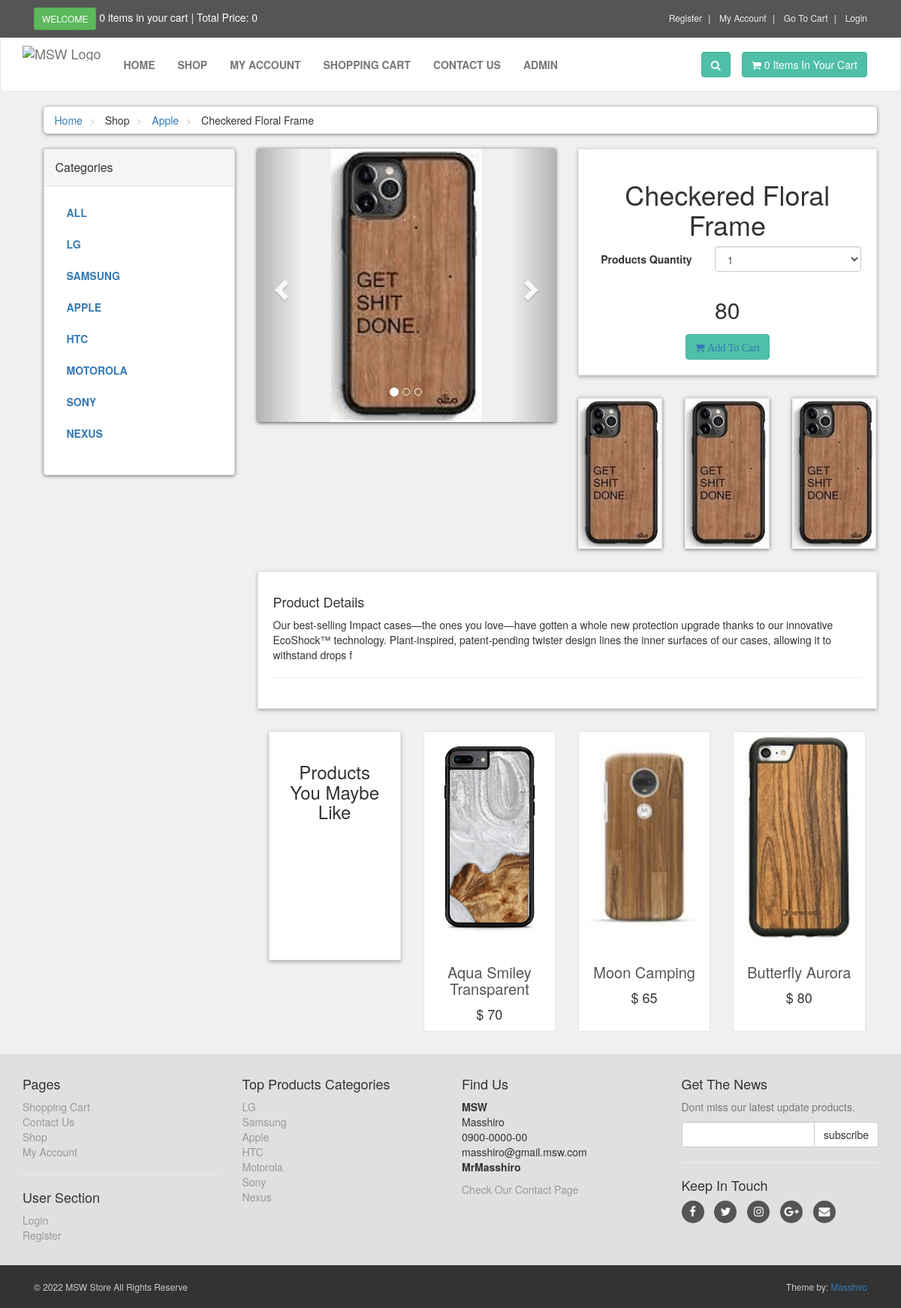
Screenshot of /customer_page/details.php?pro_id=P001 with the database file from the repository.
### tables this page shows
create table category(
categoryID int auto_increment primary key,
categoryName varchar(30) not null unique,
descriptions text
);

create table product(
productID varchar(30),
productName varchar(50) not null,
productPrice int not null default(1),
productImage varchar(255) null,
productDetail varchar(255) null,
categoryID int not null,
primary key (productID),
constraint FK_ProductCategory foreign key(categoryID) 
references category(categoryID)
on delete cascade 
on update cascade

);

### customer_page/details.php (the view, shortened to what this page needs)
<?php
include("includes/header.php");
?>
<div id="content">
    <div class="container">
        <div class="col-md-12">
            <ul class="breadcrumb">
                <li>
                    <a href="index.php">Home</a>
                </li>
                <li>
                    Shop
                </li>
                <li>
                    <a href="shop.php?p_cat=<?php echo $row_cat['categoryID']?>">
                        <?php echo $row_cat['categoryName'];?>
                    </a>
                </li>
                <li>
                    <?php echo $row_product['productName'];?>
                </li>
            </ul>
        </div>
        <div class="col-md-3">
            <?php
    include("includes/sidebar.php");
    ?>
        </div>
        <div class="col-md-9">
            <div id="productMain" class="row">
                <div class="col-sm-6">
                    <div id="mainImage">
                        <div id="myCarousel" class="carousel slide" data-ride="carousel">
                            <ol class="carousel-indicators">
                                <li data-target="#myCarousel" data-slide-to="0" class="active"></li>
                                <li data-target="#myCarousel" data-slide-to="1"></li>
                                <li data-target="#myCarousel" data-slide-to="2"></li>
                            </ol>
                            <div class="carousel-inner">
                                <div class="item active ">
                                    <center><img class="img-responsive "
                                            src="../image/products/<?=$row_product['productImage']?>" alt="Product 3-a">
                                    </center>
                                </div>
                            </div>
                            <a href="#myCarousel" class="left carousel-control" data-slide="prev">
                                <span class="glyphicon glyphicon-chevron-left"></span>
                            </a>
                            <a href="#myCarousel" class="right carousel-control" data-slide="next">
                                <span class="glyphicon glyphicon-chevron-right"></span>
                            </a>
                        </div>
                    </div>
                </div>
                <div class="col-sm-6">
                    <div class="box">
                        <form action="cart.php?act=add_cart&pro_id=<?php echo $row_product['productID']?>"
                            class="form-horizontal" method="POST">
                            <h1 class="text-center">
                                <?php echo $row_product['productName']; ?>
                            </h1>
                            <div class="form-group">
                                <label for="" class="col-md-5 control-label">Products Quantity</label>
                                <div class="col-md-7">
                                    <select name="count" id="" class="form-control">
                                        <option value="1">1</option>
                                    </select>
                                </div>
                            </div>
                            <p class=" price">
                                <?php echo $row_product['productPrice'] ;?>
                            </p>
                            <button type='submit' value='buyproduct' name='addtocart'
                                class='btn btn-primary d-block mx-auto' style='display:block; margin:auto;'>
                                <a href='cart.php'>
                                    <i class='fa fa-shopping-cart'>
                                        Add To Cart
                                    </i>
                                </a>
                            </button>
                        </form>
                    </div>
                    <div class="row" id="thumbs">
                        <div class="col-xs-4 ">
                            <a href="#" class="thumb">
                                <img src="../image/products/<?=$row_product['productImage']?>" alt="product 1"
                                    class="img-responsive">
                            </a>
                        </div>
                        <div class="col-xs-4 ">
                            <a href="#" class="thumb">
                                <img src="../image/products/<?=$row_product['productImage']?>" alt="product 2"
                                    class="img-responsive">
                            </a>
                        </div>
                        <div class="col-xs-4 ">
                            <a href="#" class="thumb">
                                <img src="../image/products/<?=$row_product['productImage']?>" alt="product 4"
                                    class="img-responsive">
                            </a>
                        </div>
                    </div>
                </div>
            </div>
            <div class="box" id="details">
                <h4>Product Details</h4>
                <p>
                    <?php echo $row_product['productDetail'];?>
                </p>
                <hr>
            </div>
            <div id="row same-heigh-row">
                <div class="col-md-3 col-sm-6">
                    <div class="box same-height headline">
                        <h3 class="text-center">Products You Maybe Like</h3>
                    </div>
                </div>
                <?php
                $sql_ran_product = "select * from product order by rand() limit 0,3 ";
                $stmt_ran_product = $conn->prepare($sql_ran_product);
                $stmt_ran_product->execute();
                while($row_ran_product = $stmt_ran_product->fetch()){
                    $name = $row_ran_product['productName'];
                    $id = $row_ran_product["productID"];
                    $price =$row_ran_product['productPrice'];
                    $img = $row_ran_product['productImage'];
                    echo "
                        <div class='col-md-3 col-sm-6 center-responsive'>
                            <div class='product same-height'>
                                <a href='details.php?pro_id=$id'>
                                    <img class='img-responsive' src='../image/products/$img' alt='Product 6'>
                                </a>
                                <div class='text'>
                                    <h3><a href='details.php?pro_id=$id'> $name </a></h3>
                                    <p class='price'> $ $price  </p>
            </div>
        </div>
    </div>
    ";
    }
    ?>
            </div>
        </div>
    </div>
</div>
<?php
    include("includes/footer.php");
    ?>
</body>
</html>

### customer_page/includes/sidebar.php
<?php
require_once("db.php");
?>
<?php
    $sql = 'select * from category';
    $stmt = $conn->prepare($sql);
    $stmt->execute();
?>
<div class="panel panel-default sidebar-menu">
    <div class="panel-heading">
        <h3 class="panel-title">Categories</h3>
    </div>
    <div class="panel-body">
        <ul class="nav nav-pills nav-stacked category-menu">
            <li><a href="shop.php">All</a></li>
            <?php while($row = $stmt->fetch()){ ?>
            <li><a href=" shop.php?p_cat=<?=$row['categoryID']?>">
                    <?=$row['categoryName'] ?>
                </a></li>
            <?php }?>
        </ul>
    </div>
</div>

### customer_page/includes/footer.php (shortened to what this page needs)
<?php
require_once("db.php");
?>
<?php
$sql = 'select * from category';
$stmt = $conn->prepare($sql);
$stmt->execute();
?>
<div id="footer">
    <div class="container">
        <div class="row">
            <div class="col-sm-6 col-md-3">
                <h4>Pages</h4>
                <ul>
                    <li><a href="cart.php">Shopping Cart</a></li>
                    <li><a href="contact.php">Contact Us</a></li>
                    <li><a href="shop.php">Shop</a></li>
                    <li><a href="customer/my_account.php">My Account</a></li>
                </ul>
                <hr>
                <h4>User Section</h4>
                <ul>
                    <li><a href="login.php">Login</a></li>
                    <li><a href="customer_register.php">Register</a></li>
                </ul>
            </div>
            <div class="com-sm-6 col-md-3">
                <h4>Top Products Categories</h4>
                <ul>
                    <?php while($row=$stmt->fetch()) {?>
                    <li><a href="#"><?= $row['categoryName']?> </a></li>
                    <?php }?>
                </ul>
            </div>
            <div class="col-sm-6 col-md-3">
                <h4>Find Us</h4>
                <p>
                    <strong>MSW</strong>
                    <br />Masshiro
                    <br />0900-0000-00
                    <br />masshiro@gmail.msw.com
                    <br /><strong>MrMasshiro</strong>
                </p>
                <a href="contact.php">Check Our Contact Page</a>
            </div>
            <div class="col-sm-6 col-md-3">
                <h4>Get The News</h4>
                <p class="text-muted">
                    Dont miss our latest update products.
                </p>
                <form action="" method="post">
                    <div class="input-group">
                        <input type="text" class="form-control" name="email">
                        <span class="input-group-btn">
                            <input type="submit" value="subscribe" class="btn btn-default">
                        </span>
                    </div>
                </form>
                <hr>
                <h4>Keep In Touch</h4>
                <p class="social">
                    <a href="#" class="fa fa-facebook"></a>
                    <a href="#" class="fa fa-twitter"></a>
                    <a href="#" class="fa fa-instagram"></a>
                    <a href="#" class="fa fa-google-plus"></a>
                    <a href="#" class="fa fa-envelope"></a>
                </p>
            </div>
        </div>
    </div>
</div>
<div id="copyright">
    <div class="container">
        <div class="col-md-6">
            <p class="pull-left">&copy; 2022 MSW Store All Rights Reserve</p>
        </div>
        <div class="col-md-6">
            <p class="pull-right">Theme by: <a href="#">Masshiro</a></p>
        </div>
    </div>
</div>

### customer_page/styles/style.css (style rules this page uses)
body { font-size: 14px; line-height: 1.42857143; color: #333333; background: #f0f0f0; overflow-x: hidden; }
.btn-primary { color: rgb(255, 255, 255); background: rgb(79, 191, 168); border-color: rgb(65, 179, 156); }
.box { background: #ffffff; margin: 0 0 30px; border: solid 1px #e6e6e6; box-sizing: border-box; padding: 20px; box-shadow: 0px 2px 5px rgba(0, 0, 0, 0.3); }
#content { padding-left: 25px; }
#content .product { background: #ffffff; border: solid 1px #e6e6e6; margin-bottom: 30px; box-sizing: border-box; height: 400px; }
#content .product > a img { height: 70%; object-fit: cover; }
#content .product .text { padding: 10px 10px 0px; }
#content .product .text p.price { font-size: 18px; text-align: center; font-weight: 400; }
#content .product .text h3 { text-align: center; font-size: 20px; }
#content .product .text h3 a { color: rgb(85, 85, 85); }
.breadcrumb { padding: 8px 15px; margin-bottom: 20px; background: #ffffff; border-radius: 5px; box-shadow: 0px 1px 5px rgba(0, 0, 0, 0.5); }
.breadcrumb > li + li:before { content: ">\00a0"; color: #cccccc; }
#content .panel.sidebar-menu { box-sizing: border-box; box-shadow: 0px 1px 5px rgba(0, 0, 0, 0.5); }
#content .panel.sidebar-menu ul.nav.category-menu { margin-bottom: 20px; }
#content .panel.sidebar-menu ul.nav.category-menu li a { text-transform: uppercase; font-weight: 600; }
#content .panel.sidebar-menu h3 { padding: 5px 0px; margin: 0px; }
#content #productMain { margin-bottom: 30px; }
#content #productMain .price { font-size: 30px; font-weight: 300; text-align: center; margin-top: 30px; }
#content #mainImage { box-shadow: 0px 1px 5px rgba(0, 0, 0, 0.7); }
#content #thumbs a { display: block; box-shadow: 0px 1px 5px rgba(0, 0, 0, 0.5); border: 2px solid transparent; }
#content .headline { height: 305px; }
#footer { background: #e0e0e0; padding: 20px 0; }
#footer a { color: #999999; padding: 0; text-decoration: none; }
#footer ul { list-style: none; padding-left: 0px; }
#footer .social { text-align: left; }
#footer .social a { margin: 0px 10px 0px 0px; display: inline-block; color: #ffffff; width: 30px; height: 30px; border-radius: 15px; line-height: 30px; font-size: 15px; text-align: center; vertical-align: bottom; background: #555555; text-decoration: none; }
#copyright { background: #333333; color: #cccccc; padding: 20px 0px; font-size: 12px; }
#copyright p { margin: 0px; }

### rows the page displays
category: categoryName "Apple", categoryName "APPLE"
product: productName "Checkered Floral Frame", productImage (picture), productPrice "80", productDetail "Our best-selling Impact cases—the ones you love—have gotten a whole new protection upgrade thanks to our innovative EcoShock™ technology. Plant-inspired, patent-pending twister design lines the inner surfaces of our cases, allowing it to withstand drops f"
category: categoryName "LG"
category: categoryName "SAMSUNG", categoryName "Samsung"
category: categoryName "HTC"
category: categoryName "MOTOROLA", categoryName "Motorola"
category: categoryName "SONY", categoryName "Sony"
category: categoryName "NEXUS", categoryName "Nexus"
product: productImage (picture), productName "Aqua Smiley Transparent", productPrice "70"
product: productImage (picture), productName "Moon Camping", productPrice "65"
product: productImage (picture), productName "Butterfly Aurora", productPrice "80"

### other values shown
count($_SESSION['cart']) "0"
totalPrice() "0"
